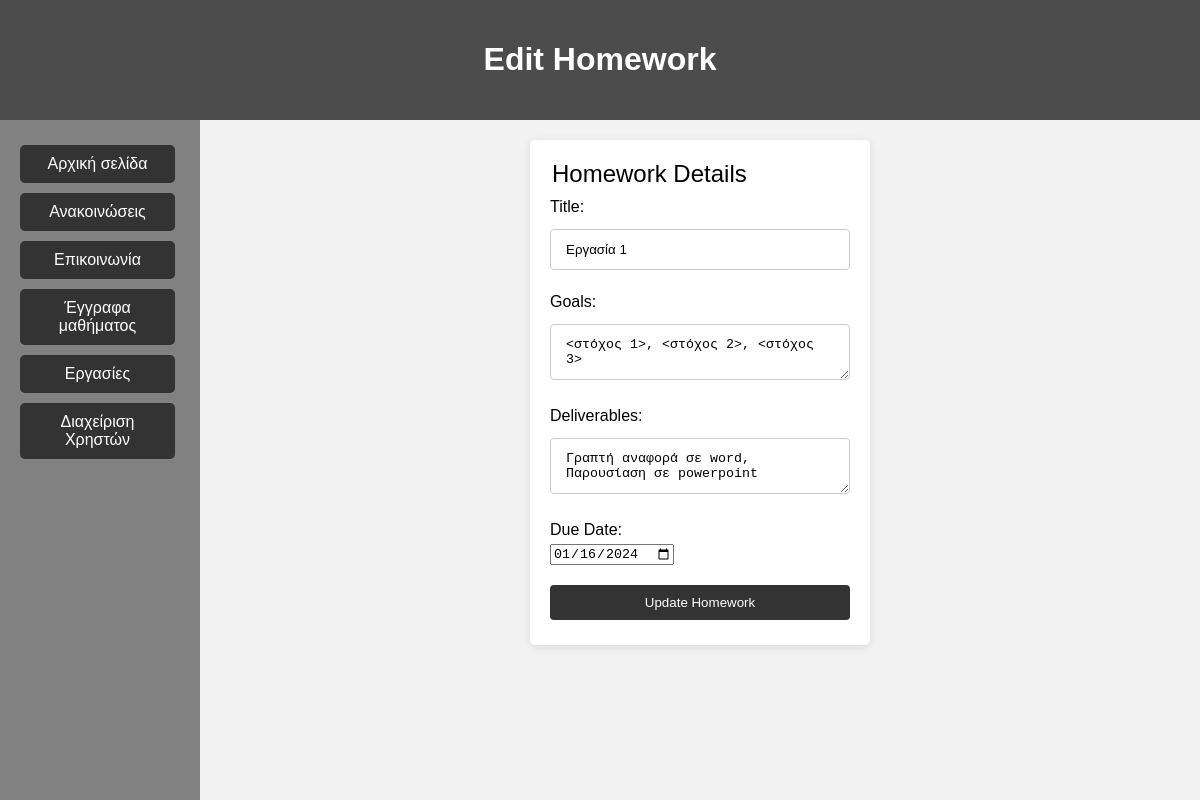
Page /edit_homework.php?id=1 (signed in) on the committed database.
### tables this page shows
CREATE TABLE `homework` (
  `id` int(11) NOT NULL,
  `title` varchar(255) NOT NULL,
  `goals` text,
  `deliverables` text,
  `due_date` date DEFAULT NULL,
  `file_path` varchar(255) DEFAULT NULL
);

### edit_homework.php (the view, shortened to what this page needs)
<?php
$db = new mysqli('localhost', 'root', '', 'my webpage');
$homeworkId = $_GET['id'] ?? null;
$homework = null;
if ($_SERVER["REQUEST_METHOD"] == "POST") {
    $title = $db->real_escape_string($_POST['title']);
    $goals = $db->real_escape_string($_POST['goals']);
    $deliverables = $db->real_escape_string($_POST['deliverables']);
    $due_date = $db->real_escape_string($_POST['due_date']);
    $homeworkId = $db->real_escape_string($_POST['homework_id']);
    $stmt = $db->prepare("UPDATE homework SET title = ?, goals = ?, deliverables = ?, due_date = ? WHERE id = ?");
    $stmt->bind_param("ssssi", $title, $goals, $deliverables, $due_date, $homeworkId);
    if ($stmt->execute()) {
        echo "Homework updated successfully.";
        header("Location: homework.php");
    } else {
        echo "Error updating homework.";
    }
    $stmt->close();
} else if ($homeworkId) {
    $stmt = $db->prepare("SELECT title, goals, deliverables, due_date FROM homework WHERE id = ?");
    $stmt->bind_param("i", $homeworkId);
    $stmt->execute();
    $result = $stmt->get_result();
    if ($result->num_rows > 0) {
        $homework = $result->fetch_assoc();
    } else {
        echo "Homework not found.";
        exit;
    }
}
?>
<!DOCTYPE html>
<html lang="el">
<head>
    <link rel="stylesheet" href="style.css">
</head>
<body>
    <?php if ($homework): ?>
        <div id="title-container">
            <h1>Edit Homework</h1>
        </div>
        <div id="content-container">
            <div id="sidebar">
                <div id="nav">
                    <a href="index.php" class="button">Αρχική σελίδα</a>
                    <a href="announcement.php" class="button">Ανακοινώσεις</a>
                    <a href="communication.php" class="button">Επικοινωνία</a>
                    <a href="documents.php" class="button">Έγγραφα μαθήματος</a>
                    <a href="homework.php" class="button">Εργασίες</a>
                    <?php
                    if (isset($_SESSION['user_id']) && $_SESSION['role'] === 'Tutor') {
                        echo '<a href="user_management.php" class="button">Διαχείριση Χρηστών</a>';
                    }
                    ?>
                </div>
            </div>
            <div id="main-content">
                <div class="form-container">
                    <form action="edit_homework.php" method="post" class="login-form">
                        <fieldset>
                            <legend>Homework Details</legend>
                            <div class="input-group">
                                <label for="title">Title:</label>
                                <input type="text" id="title" name="title"
                                    value="<?= htmlspecialchars($homework['title']); ?>" required>
                            </div>
                            <div class="input-group">
                                <label for="goals">Goals:</label>
                                <textarea id="goals" name="goals"><?= htmlspecialchars($homework['goals']); ?></textarea>
                            </div>
                            <div class="input-group">
                                <label for="deliverables">Deliverables:</label>
                                <textarea id="deliverables"
                                    name="deliverables"><?= htmlspecialchars($homework['deliverables']); ?></textarea>
                            </div>
                            <div class="input-group">
                                <label for="due_date">Due Date:</label>
                                <input type="date" id="due_date" name="due_date"
                                    value="<?= htmlspecialchars($homework['due_date']); ?>" required>
                            </div>
                            <input type="submit" value="Update Homework" class="button">
                        </fieldset>
                    </form>
                </div>
            <?php endif; ?>
        </div>
    </div>
</body>
</html>

### style.css (style rules this page uses)
body, html { margin: 0; padding: 0; min-height: 100%; position: relative; font-family: Arial, sans-serif; background-color: #e7e7e7; display: flex; flex-direction: column; min-height: 100vh; }
#title-container { background-color: #4c4c4c; text-align: center; padding: 20px; color: white; }
#content-container { display: flex; flex: 1; }
#sidebar { background-color: #818181; width: 200px; padding: 20px; box-sizing: border-box; }
#main-content { flex-grow: 1; padding: 20px; background-color: #f2f2f2; box-sizing: border-box; }
#nav a.button { display: block; margin-bottom: 10px; text-align: center; background-color: #333; color: #fff; padding: 10px 20px; text-decoration: none; border-radius: 5px; transition: background-color 0.3s; }
.button { display: inline-flex; align-items: center; justify-content: center; padding: 10px 20px; margin: 5px 0; margin-right: 5px; background-color: #333; color: #fff; text-align: center; text-decoration: none; border-radius: 5px; transition: background-color 0.3s; }
.form-container { display: flex; justify-content: center; align-items: center; }
.login-form, .contact-form { background: #fff; padding: 20px; border-radius: 5px; box-shadow: 0 2px 10px rgba(0, 0, 0, 0.1); width: 300px; }
.login-form fieldset, .contact-form fieldset { border: none; margin: 0; padding: 0; }
.login-form legend, .contact-form legend { font-size: 1.5em; margin-bottom: 10px; }
.input-group { margin-bottom: 15px; }
.login-form label, .contact-form label { display: block; margin-bottom: 5px; }
.login-form input[type="text"], .login-form input[type="email"], .login-form input[type="password"], .login-form textarea, .contact-form input[type="text"], .contact-form input[type="email"], .contact-form textarea { width: 100%; padding: 12px 15px; margin: 8px 0; display: inline-block; border: 1px solid #ccc; border-radius: 4px; box-sizing: border-box; }
.login-form input[type="submit"], .contact-form input[type="submit"] { width: 100%; padding: 10px; border-radius: 4px; border: none; background-color: #333; color: white; cursor: pointer; }

### rows in the picture
homework: title "Εργασία 1", goals "<στόχος 1>, <στόχος 2>, <στόχος 3>", deliverables "Γραπτή αναφορά σε word, Παρουσίαση σε powerpoint", due_date "01/16/2024"
